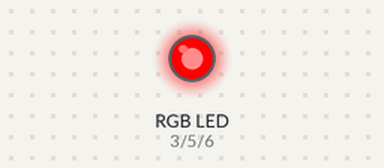
The sketch below on a simulated Arduino Uno, built with avr-gcc and run on an emulated ATmega328P. Parts: an RGB LED mixed from three pins (HIGH = lit).

Above: at 0.2 s.
At 0.7 s:
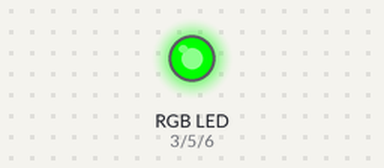
At 2.7 s:
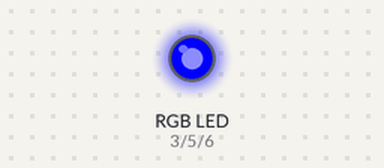
Timing chart, 0 to 3.5 s (numbered marks = the images above):
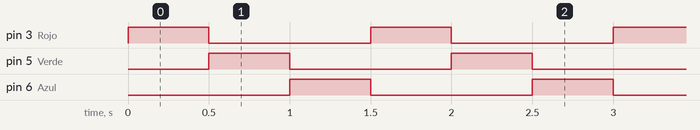

Measured:
- by itself, pin 3 (Rojo), pin 5 (Verde), pin 6 (Azul): alternates HIGH for 0.50 s and LOW for 1.0 s
- by itself, everything shown: repeats every 1.5 s, in 3 steps

The sketch:

LED_RGB.ino
```cpp
int Rojo = 3;
int Verde = 5;
int Azul = 6;

void setup() {
pinMode(Rojo,OUTPUT);
pinMode(Verde,OUTPUT);
pinMode(Azul,OUTPUT);
}

void loop() {

//color rojo
    digitalWrite(Rojo,255);
    digitalWrite(Verde,0);
    digitalWrite(Azul,0);
    delay(500);

//color verde
    digitalWrite(Rojo,0);
    digitalWrite(Verde,255);
    digitalWrite(Azul,0);
    delay(500);

//color azul
    digitalWrite(Rojo,0);
    digitalWrite(Verde,0);
    digitalWrite(Azul,255);
    delay(500);


}
```
